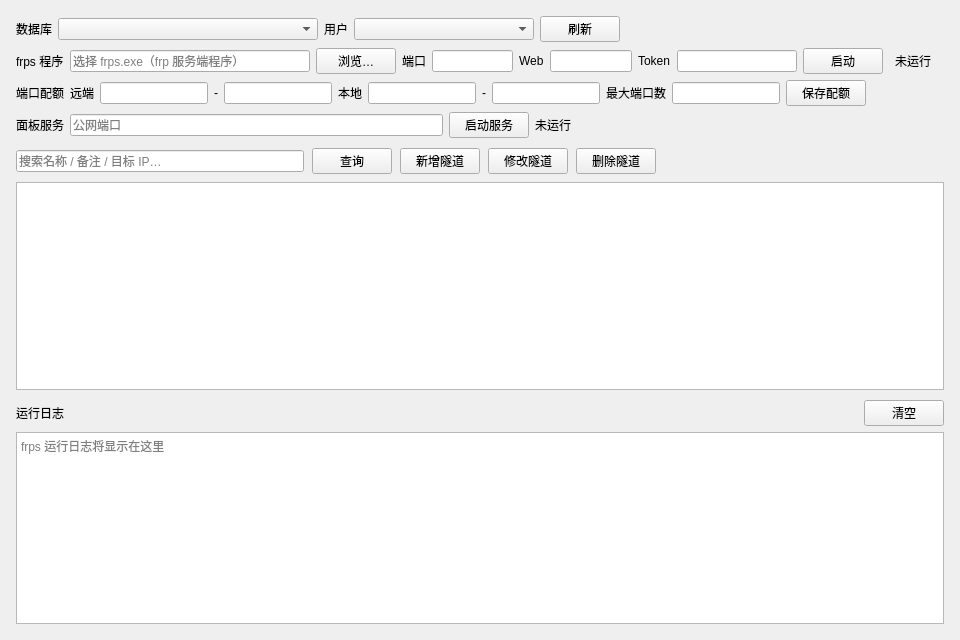
<?xml version="1.0" encoding="UTF-8"?>
<ui version="4.0">
 <class>ServerTunnelPage</class>
 <widget class="QWidget" name="ServerTunnelPage">
  <property name="geometry">
   <rect>
    <x>0</x>
    <y>0</y>
    <width>960</width>
    <height>640</height>
   </rect>
  </property>
  <property name="windowTitle">
   <string>隧道管理</string>
  </property>
  <layout class="QVBoxLayout" name="mainLayout" stretch="0,1,0">
   <property name="spacing">
    <number>10</number>
   </property>
   <property name="leftMargin">
    <number>16</number>
   </property>
   <property name="topMargin">
    <number>16</number>
   </property>
   <property name="rightMargin">
    <number>16</number>
   </property>
   <property name="bottomMargin">
    <number>16</number>
   </property>
   <item>
    <widget class="QFrame" name="topFrame">
     <property name="frameShape">
      <enum>QFrame::Shape::NoFrame</enum>
     </property>
     <layout class="QVBoxLayout" name="topFrameLayout">
      <property name="spacing">
       <number>6</number>
      </property>
      <property name="leftMargin">
       <number>0</number>
      </property>
      <property name="topMargin">
       <number>0</number>
      </property>
      <property name="rightMargin">
       <number>0</number>
      </property>
      <property name="bottomMargin">
       <number>0</number>
      </property>
      <item>
       <layout class="QHBoxLayout" name="dbUserRow">
        <item>
         <widget class="ElaText" name="dbLabel">
          <property name="text">
           <string>数据库</string>
          </property>
         </widget>
        </item>
        <item>
         <widget class="ElaComboBox" name="dbComboBox">
          <property name="minimumSize">
           <size>
            <width>260</width>
            <height>0</height>
           </size>
          </property>
         </widget>
        </item>
        <item>
         <widget class="ElaText" name="userLabel">
          <property name="text">
           <string>用户</string>
          </property>
         </widget>
        </item>
        <item>
         <widget class="ElaComboBox" name="userComboBox">
          <property name="minimumSize">
           <size>
            <width>180</width>
            <height>0</height>
           </size>
          </property>
         </widget>
        </item>
        <item>
         <widget class="ElaPushButton" name="refreshButton">
          <property name="text">
           <string>刷新</string>
          </property>
         </widget>
        </item>
        <item>
         <spacer name="dbUserSpacer">
          <property name="orientation">
           <enum>Qt::Orientation::Horizontal</enum>
          </property>
          <property name="sizeHint" stdset="0">
           <size>
            <width>40</width>
            <height>20</height>
           </size>
          </property>
         </spacer>
        </item>
       </layout>
      </item>
      <item>
       <layout class="QHBoxLayout" name="frpsRow">
        <item>
         <widget class="ElaText" name="frpsLabel">
          <property name="text">
           <string>frps 程序</string>
          </property>
         </widget>
        </item>
        <item>
         <widget class="ElaLineEdit" name="frpsPathEdit">
          <property name="minimumSize">
           <size>
            <width>240</width>
            <height>0</height>
           </size>
          </property>
          <property name="readOnly">
           <bool>true</bool>
          </property>
          <property name="placeholderText">
           <string>选择 frps.exe（frp 服务端程序）</string>
          </property>
         </widget>
        </item>
        <item>
         <widget class="ElaPushButton" name="browseButton">
          <property name="text">
           <string>浏览…</string>
          </property>
         </widget>
        </item>
        <item>
         <widget class="ElaText" name="portLabel">
          <property name="text">
           <string>端口</string>
          </property>
         </widget>
        </item>
        <item>
         <widget class="ElaLineEdit" name="frpsPortEdit">
          <property name="minimumSize">
           <size>
            <width>70</width>
            <height>0</height>
           </size>
          </property>
          <property name="toolTip">
           <string>frps 绑定端口（客户端 frpc 连接端口）</string>
          </property>
         </widget>
        </item>
        <item>
         <widget class="ElaText" name="webPortLabel">
          <property name="text">
           <string>Web</string>
          </property>
         </widget>
        </item>
        <item>
         <widget class="ElaLineEdit" name="webPortEdit">
          <property name="minimumSize">
           <size>
            <width>60</width>
            <height>0</height>
           </size>
          </property>
          <property name="toolTip">
           <string>frps 仪表盘端口（流量监控数据源）</string>
          </property>
         </widget>
        </item>
        <item>
         <widget class="ElaText" name="tokenLabel">
          <property name="text">
           <string>Token</string>
          </property>
         </widget>
        </item>
        <item>
         <widget class="ElaLineEdit" name="frpsTokenEdit">
          <property name="minimumSize">
           <size>
            <width>120</width>
            <height>0</height>
           </size>
          </property>
         </widget>
        </item>
        <item>
         <widget class="ElaPushButton" name="startButton">
          <property name="text">
           <string>启动</string>
          </property>
         </widget>
        </item>
        <item>
         <widget class="StatusLight" name="frpsStatusLight" native="true">
          <property name="toolTip">
           <string>frps 运行状态</string>
          </property>
         </widget>
        </item>
        <item>
         <widget class="ElaText" name="frpsStatusLabel">
          <property name="sizePolicy">
           <sizepolicy hsizetype="Fixed" vsizetype="Fixed">
            <horstretch>0</horstretch>
            <verstretch>0</verstretch>
           </sizepolicy>
          </property>
          <property name="text">
           <string>未运行</string>
          </property>
         </widget>
        </item>
        <item>
         <spacer name="frpsSpacer">
          <property name="orientation">
           <enum>Qt::Orientation::Horizontal</enum>
          </property>
          <property name="sizeHint" stdset="0">
           <size>
            <width>40</width>
            <height>20</height>
           </size>
          </property>
         </spacer>
        </item>
       </layout>
      </item>
      <item>
       <layout class="QHBoxLayout" name="quotaRow">
        <item>
         <widget class="ElaText" name="quotaLabel">
          <property name="text">
           <string>端口配额</string>
          </property>
         </widget>
        </item>
        <item>
         <widget class="ElaText" name="remoteRangeLabel">
          <property name="text">
           <string>远端</string>
          </property>
         </widget>
        </item>
        <item>
         <widget class="ElaLineEdit" name="remoteMinEdit">
          <property name="minimumSize">
           <size>
            <width>60</width>
            <height>0</height>
           </size>
          </property>
         </widget>
        </item>
        <item>
         <widget class="ElaText" name="remoteSepLabel">
          <property name="text">
           <string>-</string>
          </property>
         </widget>
        </item>
        <item>
         <widget class="ElaLineEdit" name="remoteMaxEdit">
          <property name="minimumSize">
           <size>
            <width>60</width>
            <height>0</height>
           </size>
          </property>
         </widget>
        </item>
        <item>
         <widget class="ElaText" name="localRangeLabel">
          <property name="text">
           <string>本地</string>
          </property>
         </widget>
        </item>
        <item>
         <widget class="ElaLineEdit" name="localMinEdit">
          <property name="minimumSize">
           <size>
            <width>60</width>
            <height>0</height>
           </size>
          </property>
         </widget>
        </item>
        <item>
         <widget class="ElaText" name="localSepLabel">
          <property name="text">
           <string>-</string>
          </property>
         </widget>
        </item>
        <item>
         <widget class="ElaLineEdit" name="localMaxEdit">
          <property name="minimumSize">
           <size>
            <width>60</width>
            <height>0</height>
           </size>
          </property>
         </widget>
        </item>
        <item>
         <widget class="ElaText" name="maxCountLabel">
          <property name="text">
           <string>最大端口数</string>
          </property>
         </widget>
        </item>
        <item>
         <widget class="ElaLineEdit" name="maxPortCountEdit">
          <property name="minimumSize">
           <size>
            <width>60</width>
            <height>0</height>
           </size>
          </property>
         </widget>
        </item>
        <item>
         <widget class="ElaPushButton" name="saveQuotaButton">
          <property name="text">
           <string>保存配额</string>
          </property>
         </widget>
        </item>
        <item>
         <spacer name="quotaSpacer">
          <property name="orientation">
           <enum>Qt::Orientation::Horizontal</enum>
          </property>
          <property name="sizeHint" stdset="0">
           <size>
            <width>40</width>
            <height>20</height>
           </size>
          </property>
         </spacer>
        </item>
       </layout>
      </item>
      <item>
       <layout class="QHBoxLayout" name="panelServiceRow">
        <item>
         <widget class="ElaText" name="panelServiceLabel">
          <property name="text">
           <string>面板服务</string>
          </property>
         </widget>
        </item>
        <item>
         <widget class="ElaLineEdit" name="panelPortEdit">
          <property name="minimumSize">
           <size>
            <width>70</width>
            <height>0</height>
           </size>
          </property>
          <property name="placeholderText">
           <string>公网端口</string>
          </property>
         </widget>
        </item>
        <item>
         <widget class="ElaPushButton" name="panelServiceButton">
          <property name="text">
           <string>启动服务</string>
          </property>
         </widget>
        </item>
        <item>
         <widget class="ElaText" name="panelServiceStatusLabel">
          <property name="text">
           <string>未运行</string>
          </property>
         </widget>
        </item>
        <item>
         <spacer name="panelServiceSpacer">
          <property name="orientation">
           <enum>Qt::Orientation::Horizontal</enum>
          </property>
          <property name="sizeHint" stdset="0">
           <size>
            <width>40</width>
            <height>20</height>
           </size>
          </property>
         </spacer>
        </item>
       </layout>
      </item>
     </layout>
    </widget>
   </item>
   <item>
    <widget class="QFrame" name="midFrame">
     <property name="frameShape">
      <enum>QFrame::Shape::NoFrame</enum>
     </property>
     <layout class="QVBoxLayout" name="midFrameLayout">
      <property name="spacing">
       <number>8</number>
      </property>
      <property name="leftMargin">
       <number>0</number>
      </property>
      <property name="topMargin">
       <number>0</number>
      </property>
      <property name="rightMargin">
       <number>0</number>
      </property>
      <property name="bottomMargin">
       <number>0</number>
      </property>
      <item>
       <layout class="QHBoxLayout" name="tunnelToolbarLayout">
        <item>
         <widget class="ElaLineEdit" name="searchLineEdit">
          <property name="minimumSize">
           <size>
            <width>200</width>
            <height>0</height>
           </size>
          </property>
          <property name="placeholderText">
           <string>搜索名称 / 备注 / 目标 IP…</string>
          </property>
         </widget>
        </item>
        <item>
         <widget class="ElaPushButton" name="searchButton">
          <property name="text">
           <string>查询</string>
          </property>
         </widget>
        </item>
        <item>
         <widget class="ElaPushButton" name="addTunnelButton">
          <property name="text">
           <string>新增隧道</string>
          </property>
         </widget>
        </item>
        <item>
         <widget class="ElaPushButton" name="editTunnelButton">
          <property name="text">
           <string>修改隧道</string>
          </property>
         </widget>
        </item>
        <item>
         <widget class="ElaPushButton" name="deleteTunnelButton">
          <property name="text">
           <string>删除隧道</string>
          </property>
         </widget>
        </item>
        <item>
         <spacer name="tunnelToolbarSpacer">
          <property name="orientation">
           <enum>Qt::Orientation::Horizontal</enum>
          </property>
          <property name="sizeHint" stdset="0">
           <size>
            <width>40</width>
            <height>20</height>
           </size>
          </property>
         </spacer>
        </item>
       </layout>
      </item>
      <item>
       <widget class="ElaTableView" name="tunnelTableView"/>
      </item>
     </layout>
    </widget>
   </item>
   <item>
    <widget class="QFrame" name="logFrame">
     <property name="frameShape">
      <enum>QFrame::Shape::NoFrame</enum>
     </property>
     <layout class="QVBoxLayout" name="logFrameLayout">
      <property name="spacing">
       <number>6</number>
      </property>
      <property name="leftMargin">
       <number>0</number>
      </property>
      <property name="topMargin">
       <number>0</number>
      </property>
      <property name="rightMargin">
       <number>0</number>
      </property>
      <property name="bottomMargin">
       <number>0</number>
      </property>
      <item>
       <layout class="QHBoxLayout" name="logHeaderLayout">
        <item>
         <widget class="ElaText" name="logTitleLabel">
          <property name="text">
           <string>运行日志</string>
          </property>
         </widget>
        </item>
        <item>
         <spacer name="logHeaderSpacer">
          <property name="orientation">
           <enum>Qt::Orientation::Horizontal</enum>
          </property>
          <property name="sizeHint" stdset="0">
           <size>
            <width>40</width>
            <height>20</height>
           </size>
          </property>
         </spacer>
        </item>
        <item>
         <widget class="ElaPushButton" name="clearLogButton">
          <property name="text">
           <string>清空</string>
          </property>
         </widget>
        </item>
       </layout>
      </item>
      <item>
       <widget class="ElaPlainTextEdit" name="logTextEdit">
        <property name="readOnly">
         <bool>true</bool>
        </property>
        <property name="placeholderText">
         <string>frps 运行日志将显示在这里</string>
        </property>
       </widget>
      </item>
     </layout>
    </widget>
   </item>
  </layout>
 </widget>
 <customwidgets>
  <customwidget>
   <class>ElaComboBox</class>
   <extends>QComboBox</extends>
   <header>ElaComboBox.h</header>
  </customwidget>
  <customwidget>
   <class>ElaLineEdit</class>
   <extends>QLineEdit</extends>
   <header>ElaLineEdit.h</header>
  </customwidget>
  <customwidget>
   <class>ElaPushButton</class>
   <extends>QPushButton</extends>
   <header>ElaPushButton.h</header>
  </customwidget>
  <customwidget>
   <class>ElaTableView</class>
   <extends>QTableView</extends>
   <header>ElaTableView.h</header>
  </customwidget>
  <customwidget>
   <class>ElaPlainTextEdit</class>
   <extends>QPlainTextEdit</extends>
   <header>ElaPlainTextEdit.h</header>
  </customwidget>
  <customwidget>
   <class>ElaText</class>
   <extends>QLabel</extends>
   <header>ElaText.h</header>
  </customwidget>
  <customwidget>
   <class>StatusLight</class>
   <extends>QWidget</extends>
   <header>StatusLight.h</header>
  </customwidget>
 </customwidgets>
 <resources/>
 <connections/>
</ui>
